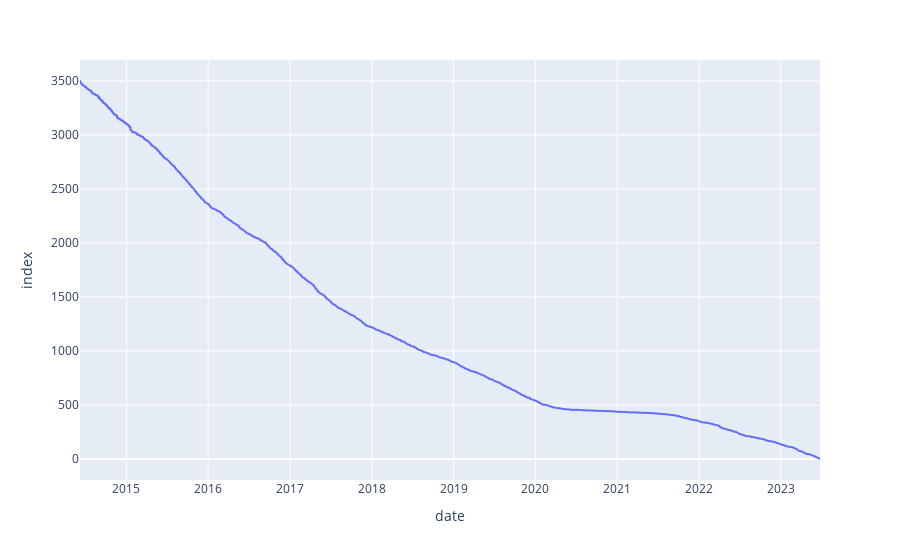

This figure's notebook cell:
### Markdown cell above
## Time series analysis

### Code cell
#convert the date datatype to datetime

df.date = pd.to_datetime(df.date)
fig = px.line(df, x='date')
fig.show()

### Figure 1 — Plotly figure (JSON) as saved in the notebook; plotly's stock layout.template omitted (floating-point values rounded to 4 significant figures; data arrays with more than 128 entries replaced by an {"elided": "..."} marker saying what was removed)
{"data": [{"hovertemplate": "date=%{x}<br>index=%{y}<extra></extra>", "legendgroup": "", "line": {"color": "#636efa", "dash": "solid"}, "marker": {"symbol": "circle"}, "mode": "lines", "name": "", "showlegend": false, "type": "scattergl", "x": {"elided": "3500 str values"}, "xaxis": "x", "y": {"elided": "3500 int values"}, "yaxis": "y"}], "layout": {"legend": {"tracegroupgap": 0}, "margin": {"t": 60}, "xaxis": {"anchor": "y", "domain": [0, 1], "title": {"text": "date"}}, "yaxis": {"anchor": "x", "domain": [0, 1], "title": {"text": "index"}}}}
